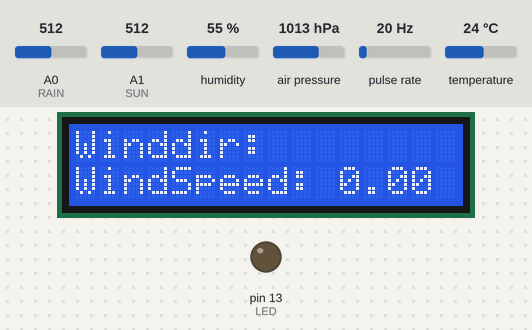
Bench run of a sketch on a simulated Arduino Uno, built with avr-gcc and run on an emulated ATmega328P. Parts: 16×2 character LCD, output pins drawn as LEDs (lit = HIGH). Wiring (inferred from the names in the program): pulse sensor: data pin 2. The inputs (shaded band) are chosen by the test bench; at power-on: A0 (RAIN) = 512, air pressure 1013 hPa, humidity 55 %, A1 (SUN) = 512, pulse rate 20 Hz, temperature 24 °C. What the sketch prints to the serial monitor is not drawn.

Above: at 1.3 s.
1.4 s: A0 (RAIN) set to 716
At 5.4 s:
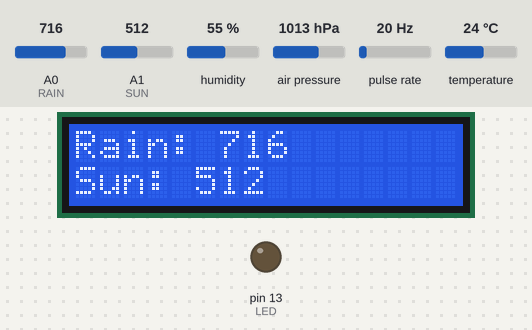
5.7 s: air pressure set to 952 hPa
At 9.4 s:
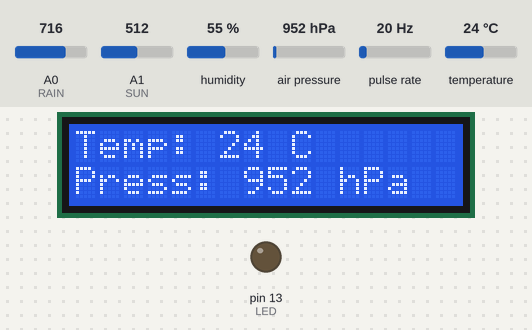
9.8 s: humidity set to 22 %
At 12.7 s:
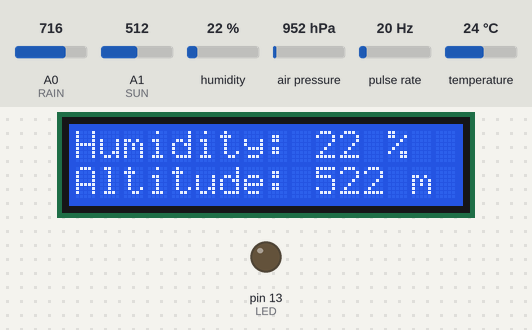
13.8 s: humidity set to 40 %
At 15.6 s:
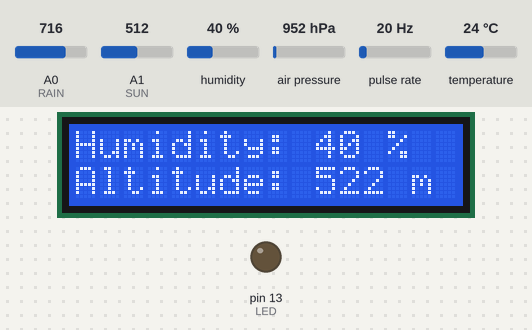
17.9 s: A1 (SUN) set to 716
At 21.1 s:
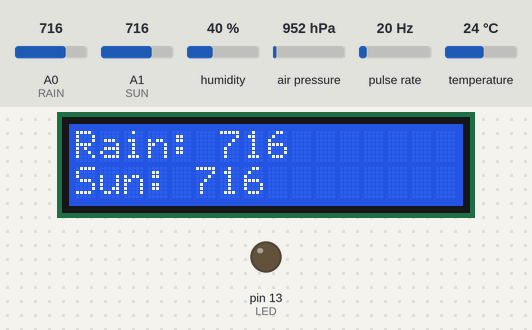
22.0 s: A0 (RAIN) set to 992
At 23.6 s:
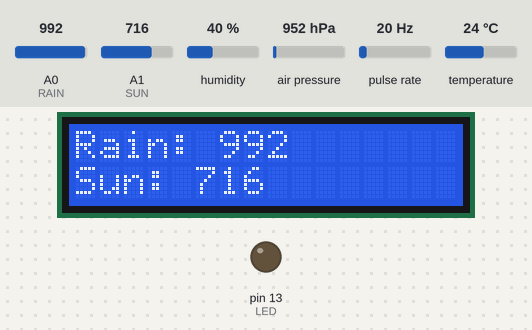
Timing chart, 0 to 25.1 s (numbered marks = the images above; inputs shaded):
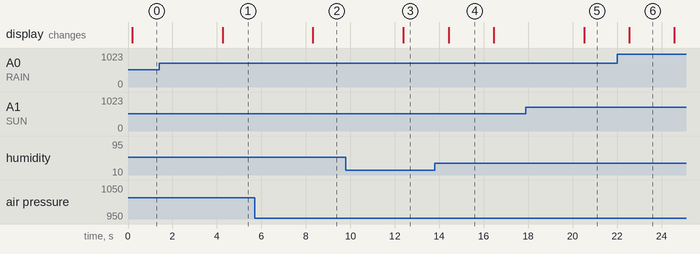

The sketch:

Main.ino
```cpp
#include <avr/io.h>
#include <avr/interrupt.h>
#include <Wire.h>  // Comes with Arduino IDE
#include <LiquidCrystal_I2C.h>
//#include <Adafruit_Sensor.h>
#include <Adafruit_BME280.h>

#define SEALEVELPRESSURE_HPA (1013.25)

#define MAX_CTR 8 //even numbers
#define RAIN A0
#define SUN A1
#define LED 13

unsigned int icr1;
volatile int rx=0;
volatile int bitcount=0;
volatile char pin;
volatile unsigned char sa,sb,sd,se;
volatile unsigned int sc,sf;

//Variablen für ausgelesene Daten
String windDir = "";
float windSpeed = 0.0;
int sun, rain;
float temp = 0.0;
float pressure = 0.0;
float humidity = 0.0;
float altitude = 0.0;

int data_ctr = 0;

Adafruit_BME280 bme; // I2C
LiquidCrystal_I2C lcd(0x27, 2, 1, 0, 4, 5, 6, 7, 3, POSITIVE);  // Set the LCD I2C address

void setup() {

// Initialize the digital pin as an output.
// Pin 13 has an LED connected on most Arduino boards
  Serial.begin(9600);
  lcd.begin(16,2);   // initialize the lcd for 16 chars 2 lines, turn on backlight
  bme.begin(0x76);
  delay(100); //boot of sensor

  pinMode(2, INPUT);  //Wind
  pinMode(RAIN, INPUT);
  pinMode(SUN, INPUT);
  pinMode(LED,OUTPUT);

  //EICRA  = _BV(ISC00);    //Trigger on rising edge
  EICRA  = _BV(ISC01);    // set INT0 to trigger on falling edge

  EIMSK = _BV(INT0);     // Turns on INT0

  icr1 = 19500;

  TCCR1A = 0;     // set entire TCCR1A register to 0
  TCCR1B = 0;     // same for TCCR1B
  OCR1A = icr1;
}

void loop()
{
  read_wind();
  read_rain();
  read_sun();
  read_temp();

  lcd_printData(data_ctr++);
  if(data_ctr == MAX_CTR)
  {
    data_ctr = 0;
  }

  delay(2000);

}

void lcd_printData(int count)
{
  if(count < 2)
  {
    //wind anzeigen
    write_LCD(0,"Winddir: "+windDir);
    write_LCD(1,"WindSpeed: "+String(windSpeed));
    Serial.print("Dir: "+windDir);
    Serial.println("\tSpeed: "+String(windSpeed));
  }
  else if(count < 4)
  {
    write_LCD(0,"Rain: "+String(rain));
    write_LCD(1,"Sun: "+String(sun));
    Serial.print("Rain: "+String(rain));
    Serial.println("Sun: "+String(sun));
  }
  else if(count < 6)
  {
    int t = temp;
    int p = pressure;
    write_LCD(0, "Temp: "+String(t)+" C");
    write_LCD(1, "Press: "+String(p)+" hPa");
    Serial.print("Temp: "+String(t)+"C");
    Serial.println("Press: "+String(p)+" hPa");
  }
  else if(count < 8)
  {
    int h = humidity;
    int alt = altitude;
    write_LCD(0, "Humidity: "+String(h)+" %");
    write_LCD(1, "Altitude: "+String(alt)+" m");
    Serial.print("Humidity: "+String(h)+" %");
    Serial.println("Altitude: "+String(alt)+" m");
  }
}

void write_LCD(int line, String s)
{
  if(line == 0)
  {
    lcd.clear();
  }
  lcd.setCursor(0,line);
  lcd.print(s);
}

void read_temp()
{
  temp = bme.readTemperature();
  pressure = bme.readPressure() / 100.0F;
  altitude = bme.readAltitude(SEALEVELPRESSURE_HPA);
  humidity = bme.readHumidity();
}

void read_rain(){
  rain = analogRead(RAIN);
}

void read_sun(){
  sun = analogRead(SUN);
}

void read_wind(){
  char a[90];
  unsigned char chk;

  // Main code loop
  // TODO: Put your regular (non-ISR) logic here

  if (rx){
    chk= ( sb + (sc&0xf) + ((sc>>4)&0xf) + ((sc>>8)&0xf) );chk&=0xf;
    if (sa==4 && sb==se && sc==sf && sd==chk){
      //sprintf (a,"%d\t%d\n",sb,sc);
      //Serial.write (a);

      switch(sb)
      {
        case 0: windDir = "N"; break;
        case 1: windDir = "NNE"; break;
        case 2: windDir = "NE"; break;
        case 3: windDir = "ENE"; break;
        case 4: windDir = "E"; break;
        case 5: windDir = "ESE"; break;
        case 6: windDir = "SE"; break;
        case 7: windDir = "SSE"; break;
        case 8: windDir = "S"; break;
        case 9: windDir = "SSW"; break;
        case 10: windDir = "SW"; break;
        case 11: windDir = "WSW"; break;
        case 12: windDir = "W"; break;
        case 13: windDir = "WNW"; break;
        case 14: windDir = "NW"; break;
        case 15: windDir = "NNW"; break;
      }
      windSpeed = sc/10.0;
    }
    else
    {
      Serial.print("Shit received:");
      sprintf (a,"%d\t%d\n",sb,sc);
      Serial.write (a);
    }
    rx=0;
  }

}

// pin change interrupt ( start of frame )
ISR (INT0_vect){
  // reset accumulators

  //Serial.println("Interrupt");
  sa=sb=sd=se=0;
  sc=0;sf=0;

  EIMSK &= ~_BV(INT0);     // disable pin interrupt

  bitcount=41;

  TCCR1B = 0; // stop timer
  TCNT1 = icr1>>1; // set counter
  TIFR1 |= _BV(OCF1A); // clear timer interrupt
  TCCR1B = _BV(WGM12)| _BV(CS10); // start timer
  TIMSK1 |= _BV(OCIE1A);  // enable timer interrupt

}

// timer irq ( bit accumulator )
ISR(TIMER1_COMPA_vect){

  if (bitcount==1){
    TIMSK1 &= ~_BV(OCIE1A); // disable timer interrupt
    EIFR |= _BV(INTF0);     // clear pin interrupt flag
    EIMSK = _BV(INT0);      // enable pin interrupt flag for next frame

  }
  if (bitcount>0){
    pin = digitalRead(2);
    int i = pin;
    //Serial.print(i);
    //Serial.print(",");

    if (bitcount > 41-5){
      // start
      sa = (sa<<1)|pin;
    } else
    if (bitcount > 41-5-4){
      // wind dir
      sb = sb>>1 | (pin<<3);
    } else
    if (bitcount > 41-5-4-12){
      // windspeed
      sc = sc>>1 | (pin<<11);
    } else
    if (bitcount > 41-5-4-12-4){
      // checksum
      sd = sd>>1 | (pin<<3);
    } else
    if (bitcount > 41-5-4-12-4-4){
      // wind dir, inverted
      se = se>>1 | ((pin^1)<<3);
    } else {
      // windspeed, inverted
      sf = sf>>1 | ((pin^1)<<11);
    }


//digitalWrite( 13, digitalRead( 13 ) ^ 1 );
    bitcount--;
    if (bitcount==0){
      // all data received:
      rx=1;
    }
  }
}
```

Measured:
- after the input at 1.4 s, the display: changes after 2.9 s (image 1)
- after the input at 5.7 s, the display: changes after 2.6 s (image 2)
- after the input at 9.8 s, the display: changes after 2.6 s (image 3)
- after the input at 13.8 s, the display: changes after 0.62 s (image 4)
- after the input at 17.9 s, the display: changes after 2.6 s (image 5)
- after the input at 22.0 s, the display: changes after 0.54 s (image 6)
- what the display in image 4 shows lasts 2.1 s, from 14.4 s to 16.5 s
